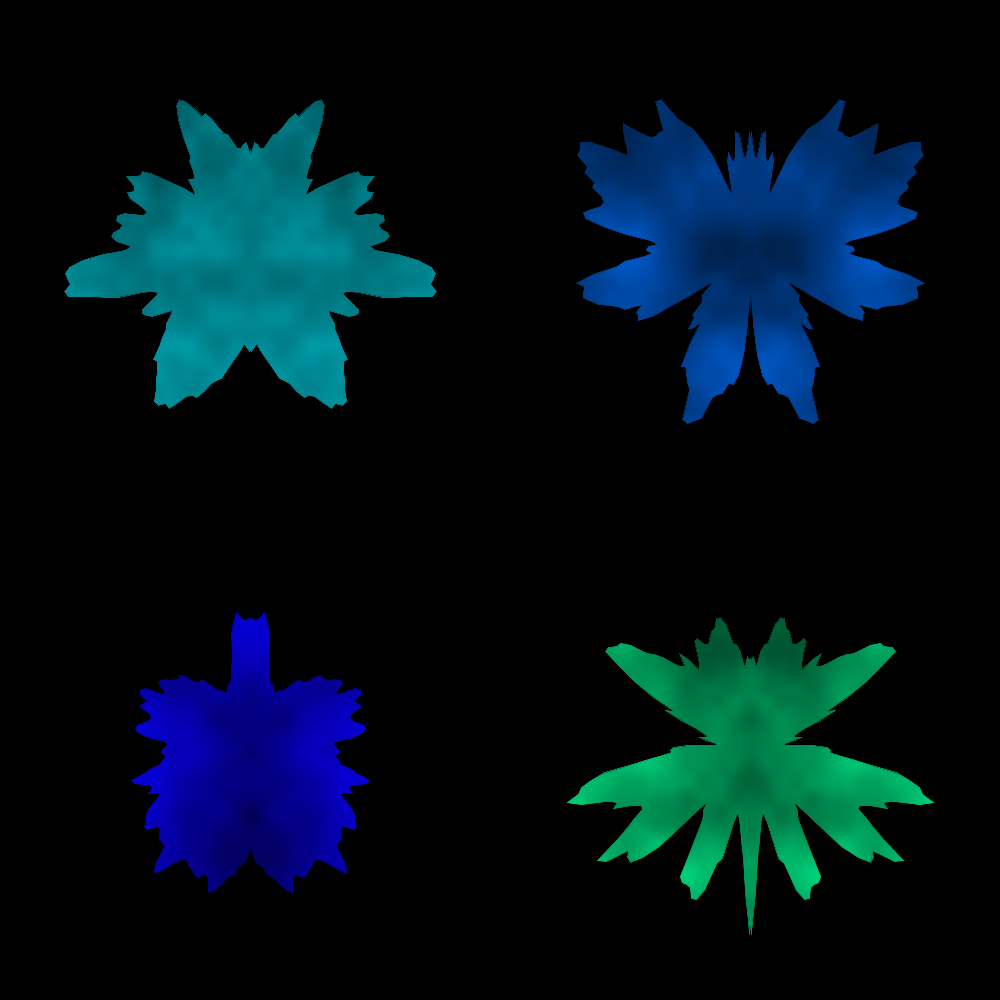
Frame 1 (no input)
Frame 60 (the mouse pressed at the canvas centre just before this capture): identical to frame 1, image omitted
Frame 120 (the mouse held since frame 60 and released just before this capture): identical to frame 1, image omitted

The Processing sketch that drew this single still picture (run headless with seeded random() and noise(); from frame 60 on, the mouse is pressed at the canvas centre):

// Processing sketch: s15_03_19_insect_generator
// ── s15_03_19_insect_generator.pde
/*
Copyright (c) 2015 Tobias Wehrum <Tobias.Wehrum@dragonlab.de>
Distributed under the MIT License. (See accompanying file LICENSE or copy at http://opensource.org/licenses/MIT)
This notice shall be included in all copies or substantial portions of the Software.

Controls:
- Left-click to refresh (and increase alien glitch)
- Right-click to refresh (and reset alien glitch)
- Mouse-wheel or +/-: Cycle through coloring options
*/

int clickCount = 0;
int seed = 0;

int mode = 0;
int modeCount = 3;

void setup()
{
  size(1000, 1000);
  colorMode(HSB, 255);
  smooth();
  
  seed = (int) random(10000);
  
  redraw();
}

void redraw()
{
  int diameter = 500;
  int countX = width / diameter;
  int countY = height / diameter;
  
  int startX = floor((width / 2.0) - (countX / 2.0) * diameter + diameter / 2.0);
  int startY = floor((height / 2.0) - (countY / 2.0) * diameter + diameter / 2.0);
  
  randomSeed(seed);
  
  background(0);
  for (int x = 0; x < countX; x++)
  {
    for (int y = 0; y < countY; y++)
    {
      noiseSeed(seed + x + y * countX);
      float noiseMultiplier = random(2, 5);
  
      //float centerX = width / 2;
      //float centerY = height / 2;
      //float radius = min(width, height) / 2;
      int centerX = startX + x * diameter;
      int centerY = startY + y * diameter;
      int radius = diameter / 2;
      
      drawInsect(centerX, centerY, radius, noiseMultiplier);
    }
  }
}

void drawInsect(int centerX, int centerY, int maxRadius, float noiseMultiplier)
{
  pushMatrix();
  translate(centerX, centerY);
  
  stroke(255);
  fill(255);
  
  float pointCount = 200;
  float angleDelta = PI * 2 / pointCount;
  
  float halfPointCount = pointCount / 2;
  
  float weird = random(clickCount * 0.1);
  
  beginShape();
  for (int i = 0; i < pointCount; i++)
  {
    //float ppI = pointCount / 2 - abs(i - pointCount / 2);
    //float ppI = (i < halfPointCount) ? i : (pointCount - i);
    
    float angle = i * angleDelta;
    float ppA = (angle < PI) ? angle : PI * 2 - angle;
    float radius = noise(ppA * noiseMultiplier, 10) * maxRadius;
    
    //noStroke();
    //fill((noise(ppA * 0.1) * 2550) % 255, 255, 255);
    
    float angleOffset = -PI / 2;
    
    angleOffset += ((angle < PI) ? 1 : -1) * noise(radius * 0.5, 20) * weird;
    
    float x = cos(angle + angleOffset) * radius;
    float y = sin(angle + angleOffset) * radius;
    
    vertex(x, y);
  }
  endShape(CLOSE);
  
  //blendMode(DARKEST);
  
  loadPixels();
  color bgColor = color(0);
  float fillHue = random(0, 255);
  float hueFactor = 0.001;
  float saturationFactor = 0.001;
  float brightnessFactor = 0.008;
  for (int x = -maxRadius + 1; x <= 0; x++)
  {
    for (int y = -maxRadius + 1; y < maxRadius; y++)
    {
      int px = centerX + x;
      int py = centerY + y;
      int pi = px + py * width;
      
      if (mode != 2)
      {
        if (pixels[pi] != bgColor)
        {
          float pixelBrightness = brightness(pixels[pi]);
          //fillHue = (noise(x * hueFactor, py * hueFactor, 10) * 2550) % 255;
          float fillSaturation = (noise(x * saturationFactor, py * saturationFactor, 20) * 255) % 255;
          fillSaturation = 255;
          float fillBrightness = pixelBrightness - noise(x * brightnessFactor, py * brightnessFactor, 30) * 255;
          
          if (mode == 1)
          {
            fillSaturation = 0;
          }
          
          pixels[pi] = color(fillHue, fillSaturation, fillBrightness);
        }
      }

      int pi2 = centerX - x + py * width;
      pixels[pi2] = pixels[pi];
    }
  }
  updatePixels();
  
  //blendMode(NORMAL);
  
  popMatrix();
}

void draw()
{
  redraw();
}

void mouseWheel(MouseEvent event)
{
  //clickCount += event.getCount();
  //redraw();
  //setup();
  
  mode = (mode - event.getCount() + modeCount) % modeCount;
}

void keyPressed()
{
  if (key == '+')
  {
    mode = (mode + 1) % modeCount;
  }
  else if (key == '-')
  {
    mode = (mode - 1 + modeCount) % modeCount;
  }
}

void mouseClicked()
{
  if (mouseButton == LEFT)
  {
    clickCount++;
    setup();
  }
  else if (mouseButton == RIGHT)
  {
    clickCount = 0;
    setup();
  }
}


  /*
  float eyeRadius = 10f;
  float eyeAngle = 0.5f;
  float eyeCheckRange = 0.1f;
  //float eyeCheckResolution = 10;
  //float eyeCheckDelta = eyeCheckRange / eyeCheckResolution;
  drawEye(eyeAngle, eyeRadius);
  drawEye(-eyeAngle, eyeRadius);
  
void drawEye(float angle, float radius)
{
  PVector position = getPosition(angle); 
  
  strokeWeight(2);
  stroke(0);
  fill(255);
  
  ellipse(position.x / 2, position.y / 2, radius * 2, radius * 2);
}
  */
